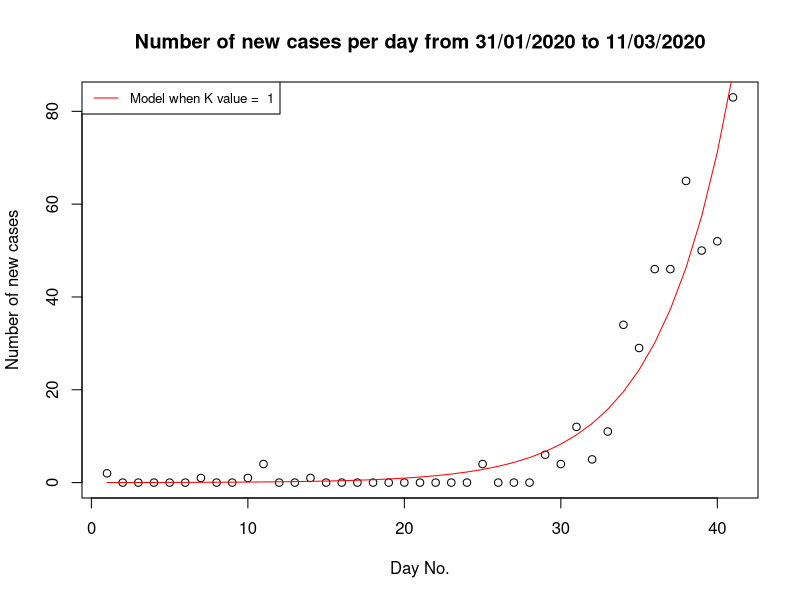
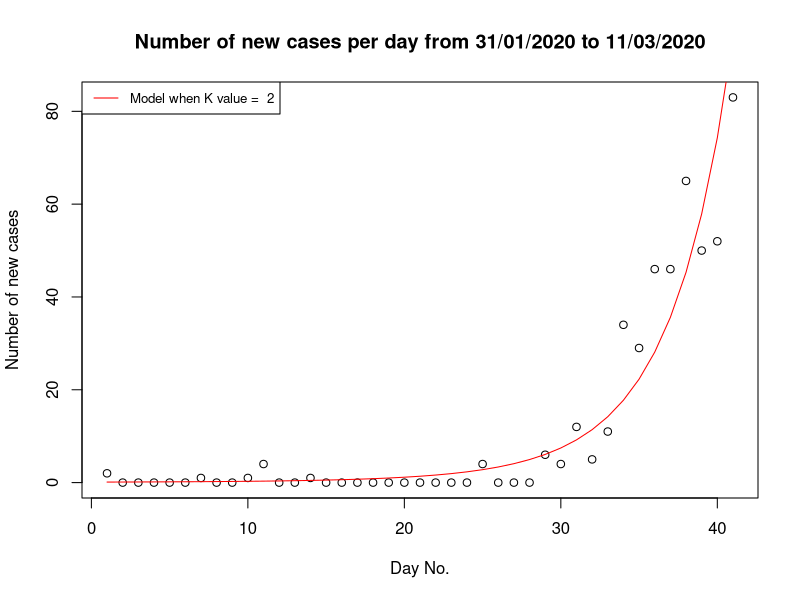
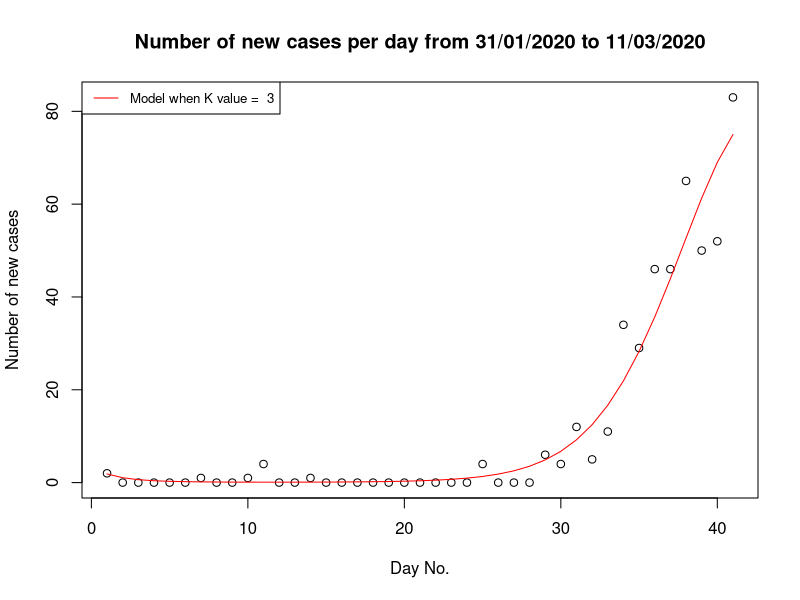
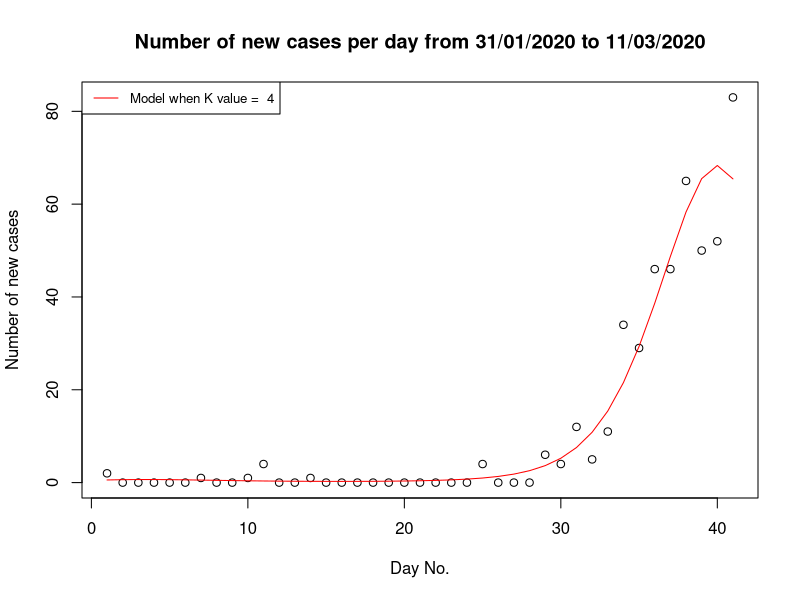
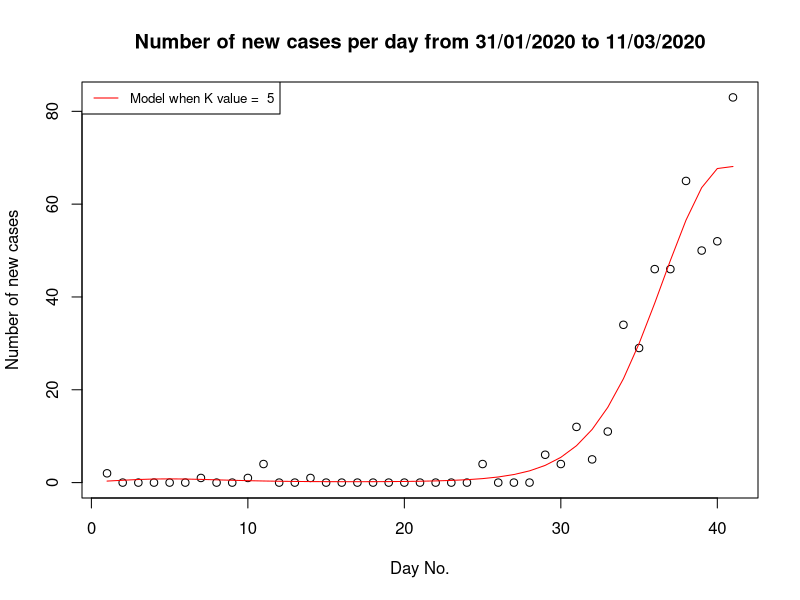

These charts were generated, in order, by the following R code:
## ---- chunk 1
cov <- read.table("covid19.csv", sep=",",header=TRUE)
# cov$CMODateCount #

# the simple model that allows for departure from unbounded exponential growth
N = function(t, n0, beta) {
  val = exp(n0)
  for (i in seq_along(beta)) {
    val = val * exp(beta[i]*t^i)
  }
  val
}
## ---- chunk 2
# produces function to evaluate the negative log likelihood of the model
# y ~ Poi(N(t))

neg_loglike = function(theta,y) {
  n0 = theta[1]
  beta = theta[2:length(theta)]
  n = length(y)
  t = seq(-1, 1, length.out=n) # run from -1 to 1 so model is invariant to units that time is measure in, so it doesn't matter if time is measure in seconds, days, or months.
  ll <-sum(dpois(y, N(t, n0, beta), log=TRUE)) # log likelihood of model
  -ll # negative log likelihood of model
}

# produces a function to work out AIC of the model
AIC = function(num_par, val_ll) {
  2*val_ll + 2 * num_par # note that it's not -2*val_ll since val_ll is already negative
}
## ---- chunk 3
# fits models with K values from 1 to 5, finds the MLE for theta, finds AIC

for (K in 1:5) {
  theta0 = integer(K+1) # initial parameter values
  
  # finds the MLE for theta using optim
  theta.hat = optim(theta0, neg_loglike, method="BFGS", y=cov$CMODateCount)
  
  n0 = theta.hat$par[1]
  beta = theta.hat$par[2:length(theta.hat$par)]
  
  t = seq(-1, 1, length.out=length(cov$CMODateCount))
  
 # produce a plot of how well the model fits the data for K from 1 to 5
  
  with(cov,plot(1:41,cov$CMODateCount, main = "Number of new cases per day from 31/01/2020 to 11/03/2020",xlab = "Day No.", ylab = "Number of new cases"))
  
  e = exp(n0)
  for (i in seq_along(beta)) {
    e = e * exp(beta[i] * t^i)
  }

  lines(1:length(cov$CMODateCount), e, col="red")
  legend("topleft", legend=paste("Model when K value = ", K), col="red", lty=1:2, cex=0.8)
  aic <- AIC(length(theta0), theta.hat$value)
  cat("AIC for K =", K, "is:", aic, "\n")
}

##Comment: By comparing the AIC values for each K from 1 to 5, the model with K=3 (i.e. 4 parameters) is the best model because it has the lowest AIC value. By minimising AIC, we minimise the Kullback-Leibler divergence. This implies the model with K=4 is the model that is the closest to the true model in the probabilistic average sense. 
## ---- chunk 4
# We want to test whether the model when K=4 can be simplified or not.
# Null hypothesis: the model with K=3 (Model A) is a good fit to the data
# Alternative hypothesis: the model with K=4 (Model B) is a good fit to the data
# We will conduct the hypothesis test using a generalised likelihood ratio statistic (GLRT) because Model A is nested in Model B. In addition, GLRT generalises the Neyman-Pearson test statistic which is the most powerful in simple hypotheses setting.


# H0
K0 = 3 
par0 = integer(K0+1) # dimension of theta in H0
theta0 = optim(par0, neg_loglike, method="BFGS", y=cov$CMODateCount) # MLE for theta when K=3

# H1
K1 = 4
par1 = integer(K1+1) # dimension of theta in H1
theta1 = optim(par1, neg_loglike, method="BFGS", y=cov$CMODateCount) # MLE for theta when K=4

t = 2 * (theta0$value - theta1$value) # GLRT test statisic
p <- 1- pchisq(t,df=1) # degree of freedom is 1 because H0 imposes 1 restriction on the parameter vector
p # p-value

# Comment: since the p-value = 0.00075 is very small, it implies that our data is not very consistent with H0 being true. Therefore, there is very strong evidence of rejecting H0. This implies the model when K=4 cannot be simplified further.  
## ---- chunk 5
# Working on the model with K=4
K1 = 4
par1= integer(K1+1)
theta1 = optim(par1, neg_loglike, method="BFGS", y=cov$CMODateCount,hessian=TRUE)

# the inverse of the hessian is the approximate covariance matrix
covar = solve(theta1$hessian)
print("The approximate covariance matrix is: ", quote=FALSE)
covar
## ---- chunk 6
### Question 4 ###
se <- sqrt(diag(covar)) # standard error

ci.lower = rep(0,5)
ci.upper = rep(0,5)
for (i in 1:5) {
  ci.lower <- theta1$par[i]-1.96*se[i] # lower bound for each parameter
  ci.upper = theta1$par[i]+1.96*se[i] # upper bound for each parameter
}

print(" 95% confidence interval for estimates of log(N(t))", quote = FALSE)
cat("the lower bound is: ", sum(ci.lower), "\n")
cat("the upper bound is: ", sum(ci.upper), "\n")

# comment: since log(N(t))=n0+sum(beta*t^i) is a linear transformation (sum) of the parameters, we have the 95% confidence interval for log(N(t)) is the sum of 95% confidence intervals for each parameter. 

